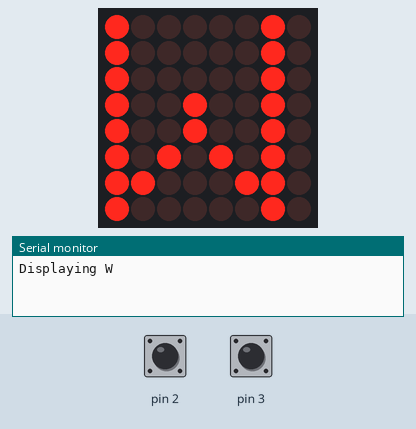
Bench run of a sketch on a simulated Arduino Uno, built with avr-gcc and run on an emulated ATmega328P. Parts: 8×8 LED matrix, the last lines printed to the serial monitor. The inputs (shaded band) are chosen by the test bench; at power-on: pin 2 HIGH, pin 3 HIGH. Random numbers use the default seed unless the sketch sets one.

Above: at 0.1 s.
At 124.3 s:
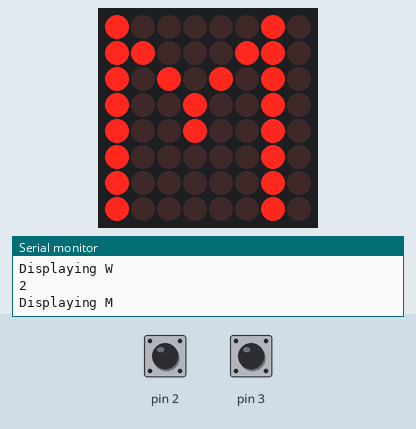

Measured:
- what the display in image 1 shows lasts 2.0 s, from 124.3 s to 126.3 s

The sketch:

Nexercise_dotmatrix.ino
```cpp
#include "LedControl.h"

int randomnum;
bool worm;
int selection = 2;

LedControl lc=LedControl(12,11,10,1);

unsigned long d=1000;

void setup() {
  Serial.begin(9600);
  lc.shutdown(0,false);
  lc.setIntensity(0,8);
  lc.clearDisplay(0);
  randomSeed(analogRead(0));
  pinMode(2, INPUT_PULLUP);
  pinMode(3, INPUT_PULLUP);
}

void loop() {
  randomnum = random(0,1000);
  if (randomnum % 2 == 0) {
    worm = 1;
  }
  else {
    worm = 0;
  }
  // Serial.println(worm);
  if (worm == 1) {
    displayW();
  }
  else if (worm == 0) {
    displayM();
  }
  delay(d);
  if (digitalRead(2)== LOW){
    selection = 1;
  }
  else if (digitalRead(3)== LOW){
    selection = 0;
  }
  else {
    selection = 2;
  }
  Serial.println(selection);
}

void displayW() {
  lc.clearDisplay(0);
  byte W[8]={0x82,0x82,0x82,0x92,0x92,0xAA,0xC6,0x82};
  lc.setRow(0,0,W[0]);
  lc.setRow(0,1,W[1]);
  lc.setRow(0,2,W[2]);
  lc.setRow(0,3,W[3]);
  lc.setRow(0,4,W[4]);
  lc.setRow(0,5,W[5]);
  lc.setRow(0,6,W[6]);
  lc.setRow(0,7,W[7]);
  Serial.println("Displaying W");
}

void displayM() {
  lc.clearDisplay(0);
  byte M[8]={0x82,0xC6,0xAA,0x92,0x92,0x82,0x82,0x82};
  lc.setRow(0,0,M[0]);
  lc.setRow(0,1,M[1]);
  lc.setRow(0,2,M[2]);
  lc.setRow(0,3,M[3]);
  lc.setRow(0,4,M[4]);
  lc.setRow(0,5,M[5]);
  lc.setRow(0,6,M[6]);
  lc.setRow(0,7,M[7]);
  Serial.println("Displaying M");
}
```
